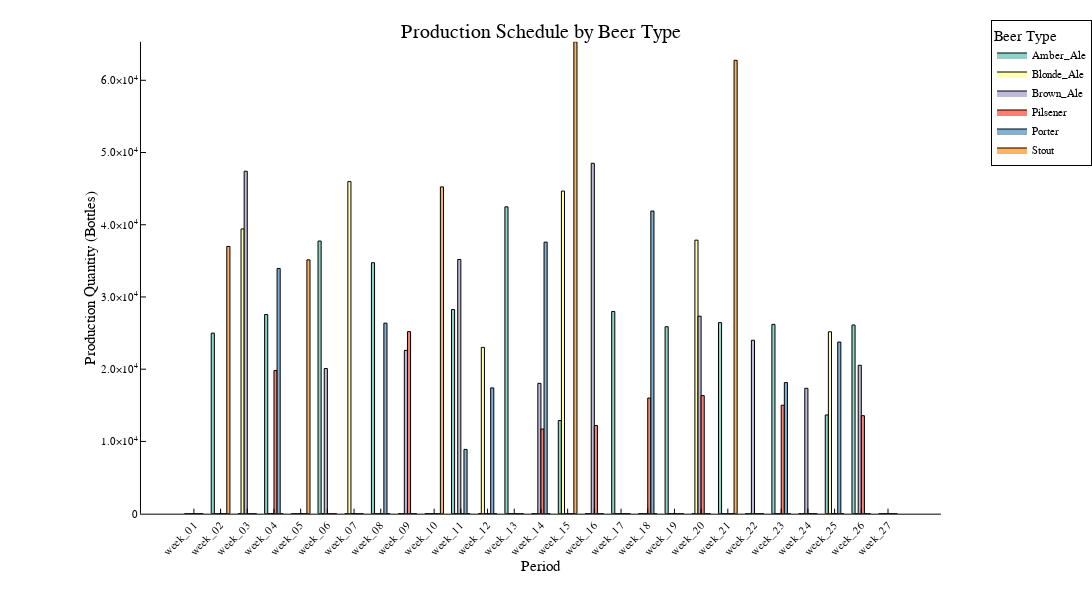

Notebook source saved alongside this figure:
### Markdown cell above
The following code creates the production plot.

### Code cell
productionResults = create_production_results()
p = create_production_plot(productionResults)
